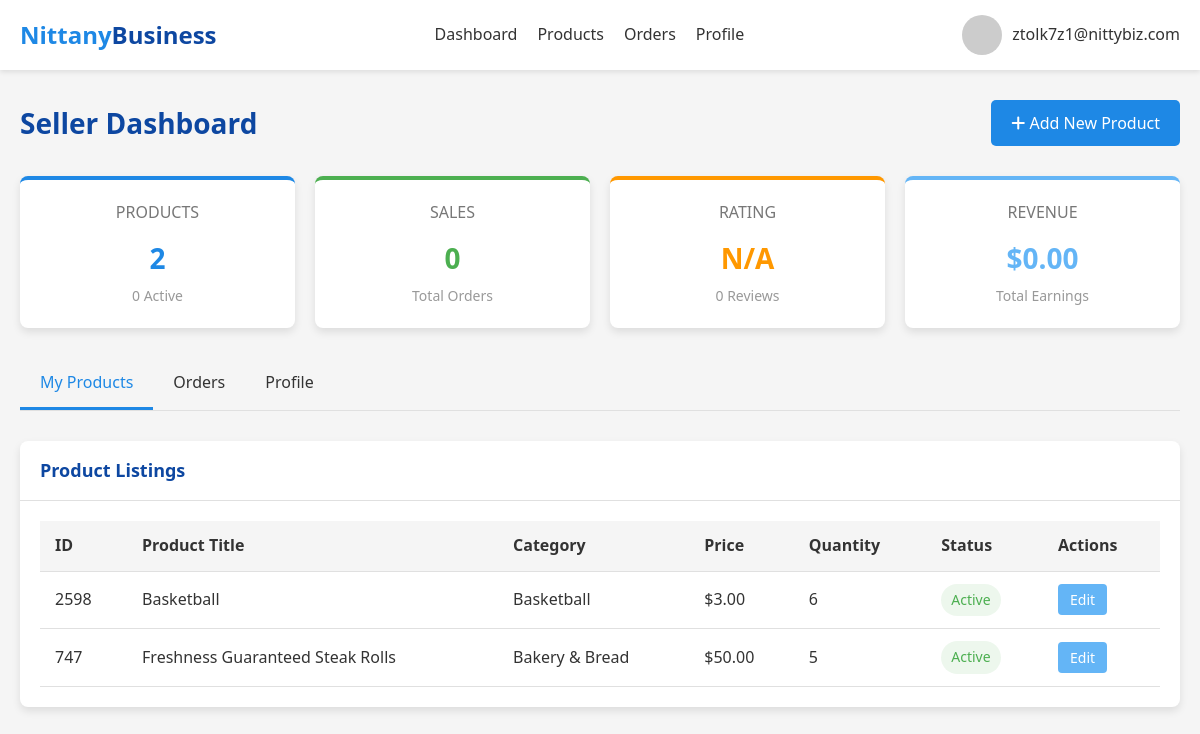
/seller_dashboard (signed in), run on an earlier commit of the app's database.
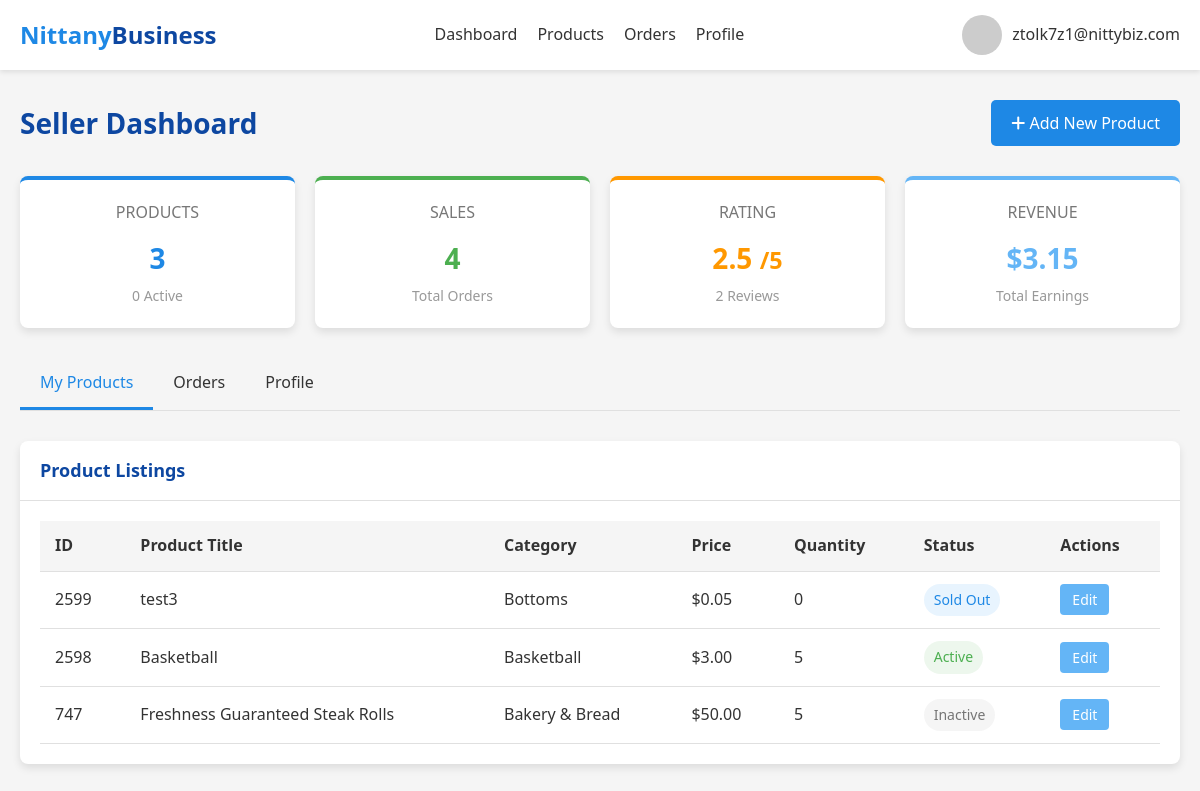
And on a later commit of the database.
### tables this page shows
CREATE TABLE Product_Listings (
    seller_email TEXT,
    listing_id INTEGER,
    category TEXT NOT NULL,
    product_title TEXT NOT NULL,
    product_name TEXT NOT NULL,
    product_description TEXT,
    quantity INTEGER NOT NULL,
    product_price REAL NOT NULL,
    status TEXT NOT NULL,
    PRIMARY KEY (seller_email, listing_id),
    FOREIGN KEY (seller_email) REFERENCES Sellers(email),
    FOREIGN KEY (category) REFERENCES Categories(category_name)
);

### app.py (the view)
@app.route('/seller_dashboard')
def seller_dashboard():
    if 'user_email' not in session:
        return redirect(url_for('login'))
    if session['user_type'] != 'seller':
        return redirect(url_for('dashboard'))
    conn = get_db_connection()
    seller = conn.execute(
        'SELECT * FROM Sellers WHERE email = ?',
        (session['user_email'],)
    ).fetchone()
    address = None
    if seller and seller['business_address_id']:
        address = conn.execute(
            '''SELECT a.*, z.city, z.state
               FROM Address a
               JOIN Zipcode_Info z ON a.zipcode = z.zipcode
               WHERE a.address_id = ?''',
            (seller['business_address_id'],)
        ).fetchone()
    products = conn.execute(
        '''SELECT * FROM Product_Listings
           WHERE Seller_Email = ?
           ORDER BY Listing_ID DESC''',
        (session['user_email'],)
    ).fetchall()
    product_count = len(products)
    active_product_count = sum(1 for p in products if p['Status'] == 1)
    orders = conn.execute(
        '''SELECT o.*, pl.Product_Title, pl.Product_Description, pl.Product_Price, b.email as buyer_email
           FROM Orders o
           JOIN Product_Listings pl ON o.Listing_ID = pl.Listing_ID
           JOIN Buyer b ON o.Buyer_Email = b.email
           WHERE o.Seller_Email = ?
           ORDER BY o.Date DESC''',
        (session['user_email'],)
    ).fetchall()
    order_count = len(orders)
    total_revenue = sum(float(o['Product_Price']) * int(o['Quantity']) for o in orders)
    avg_rating_result = conn.execute(
        '''SELECT AVG(r.Rating) as avg_rating, COUNT(r.Rating) as review_count
           FROM Reviews r
           JOIN Orders o ON r.Order_ID = o.Order_ID
           WHERE o.Seller_Email = ?''',
        (session['user_email'],)
    ).fetchone()
    avg_rating = avg_rating_result['avg_rating'] if avg_rating_result and avg_rating_result['avg_rating'] is not None else None
    review_count = avg_rating_result['review_count'] if avg_rating_result else 0
    categories = conn.execute(
        'SELECT category_name FROM Categories ORDER BY category_name'
    ).fetchall()
    conn.close()
    active_tab = request.args.get('tab', 'products')
    return render_template(
        'seller_dashboard.html',
        user_email=session['user_email'],
        user_type=session['user_type'],
        seller=seller,
        address=address,
        products=products,
        orders=orders,
        categories=categories,
        product_count=product_count,
        active_product_count=active_product_count,
        order_count=order_count,
        total_revenue=total_revenue,
        avg_rating=avg_rating,
        review_count=review_count,
        active_tab=active_tab
    )

### app.py (called while the page is built)
def get_db_connection():
    conn = sqlite3.connect(app.config['DATABASE'])
    conn.row_factory = sqlite3.Row
    return conn

### templates/seller_dashboard.html (shortened to what this page needs)
<!DOCTYPE html>
<html lang="en">
<head>
    <link rel="stylesheet" href="https://cdnjs.cloudflare.com/ajax/libs/font-awesome/6.4.0/css/all.min.css">
</head>
<body>
    <header>
        <div class="container">
            <nav class="navbar">
                <a href="/" class="logo">Nittany<span>Business</span></a>
                <div class="nav-links">
                    <a href="/seller_dashboard">Dashboard</a>
                    <a href="/seller_dashboard?tab=products">Products</a>
                    <a href="/seller_dashboard?tab=orders">Orders</a>
                    <a href="/seller_dashboard?tab=profile">Profile</a>
                </div>
                <div class="user-menu">
                    <img src="/static/images/user-default.jpg" alt="User Avatar"
                        onerror="this.onerror=null;this.src='https://placehold.co/40x40/0d47a1/ffffff?text=User';">
                    <span>{{ user_email }}</span>
                </div>
            </nav>
        </div>
    </header>
    <main>
        <div class="container">
            <div class="dashboard-header">
                <h1>Seller Dashboard</h1>
                <button class="btn btn-primary add-product-btn" onclick="openAddProductModal()">
                    <i class="fas fa-plus"></i> Add New Product
                </button>
            </div>
            <div class="summary-grid">
                <div class="summary-card products">
                    <div class="title">PRODUCTS</div>
                    <div class="value">{{ product_count }}</div>
                    <div class="subtitle">{{ active_product_count }} Active</div>
                </div>
                <div class="summary-card sales">
                    <div class="title">SALES</div>
                    <div class="value">{{ order_count }}</div>
                    <div class="subtitle">Total Orders</div>
                </div>
                <div class="summary-card rating">
                    <div class="title">RATING</div>
                    <div class="value">
                        {{ "%.1f"|format(avg_rating) if avg_rating else "N/A" }}
                        {% if avg_rating %}
                        <small>/5</small>
                        {% endif %}
                    </div>
                    <div class="subtitle">{{ review_count }} Reviews</div>
                </div>
                <div class="summary-card revenue">
                    <div class="title">REVENUE</div>
                    <div class="value">${{ "%.2f"|format(total_revenue) }}</div>
                    <div class="subtitle">Total Earnings</div>
                </div>
            </div>
            <div class="tabs">
                <div class="tab {% if active_tab == 'products' %}active{% endif %}" data-tab="products">My Products
                </div>
                <div class="tab {% if active_tab == 'orders' %}active{% endif %}" data-tab="orders">Orders</div>
                <div class="tab {% if active_tab == 'profile' %}active{% endif %}" data-tab="profile">Profile</div>
            </div>
            <div class="tab-content {% if active_tab == 'products' %}active{% endif %}" id="products-content">
                <div class="card">
                    <div class="card-header">
                        <h2>Product Listings</h2>
                    </div>
                    <div class="card-body">
                        {% if products %}
                        <table class="product-table">
                            <thead>
                                <tr>
                                    <th>ID</th>
                                    <th>Product Title</th>
                                    <th>Category</th>
                                    <th>Price</th>
                                    <th>Quantity</th>
                                    <th>Status</th>
                                    <th>Actions</th>
                                </tr>
                            </thead>
                            <tbody>
                                {% for product in products %}
                                <tr>
                                    <td>{{ product.Listing_ID }}</td>
                                    <td>{{ product.Product_Title }}</td>
                                    <td>{{ product.Category }}</td>
                                    <td>${{ "%.2f"|format(product.Product_Price) }}</td>
                                    <td>{{ product.Quantity }}</td>
                                    <td>
                                        {% if product.status == '1' %}
                                        <span class="product-status status-active">Active</span>
                                        {% elif product.status == '0' %}
                                        <span class="product-status status-inactive">Inactive</span>
                                        {% elif product.status == '2' %}
                                        <span class="product-status status-sold">Sold Out</span>
                                        {% else %}
                                        <span class="product-status status-inactive">Unknown ({{ product.status
                                            }})</span> {% endif %}
                                    </td>
                                    <td>
                                        <button class="action-btn edit-btn"
                                            onclick="openEditProductModal('{{ product.Listing_ID }}')">Edit</button>
                                    </td>
                                </tr>
                                {% endfor %}
                            </tbody>
                        </table>
                        {% endif %}
                    </div>
                </div>
            </div>
        </div>
    </main>
</body>
</html>

### templates/seller_dashboard.html (style rules this page uses)
:root { --primary-color: #1e88e5; --secondary-color: #0d47a1; --accent-color: #64b5f6; --success-color: #4caf50; --warning-color: #ff9800; --danger-color: #f44336; --text-color: #333; --light-bg: #f5f5f5; --card-shadow: 0 4px 8px rgba(0, 0, 0, 0.1); --hover-transition: all 0.3s ease; --border-color: #e0e0e0; }
* { margin: 0; padding: 0; box-sizing: border-box; font-family: 'Segoe UI', Tahoma, Geneva, Verdana, sans-serif; }
body { background-color: var(--light-bg); color: var(--text-color); line-height: 1.6; min-height: 100vh; display: flex; flex-direction: column; }
.container { max-width: 1200px; margin: 0 auto; padding: 0 20px; }
header { background-color: white; box-shadow: 0 2px 5px rgba(0, 0, 0, 0.1); position: sticky; top: 0; z-index: 100; }
.navbar { display: flex; justify-content: space-between; align-items: center; padding: 15px 0; }
.logo { font-size: 24px; font-weight: bold; color: var(--primary-color); text-decoration: none; }
.logo span { color: var(--secondary-color); }
.nav-links { display: flex; gap: 20px; }
.nav-links a { color: var(--text-color); text-decoration: none; font-weight: 500; transition: var(--hover-transition); }
.user-menu { position: relative; display: flex; align-items: center; cursor: pointer; }
.user-menu img { width: 40px; height: 40px; border-radius: 50%; margin-right: 10px; }
main { flex: 1; padding: 30px 0; }
.dashboard-header { display: flex; justify-content: space-between; align-items: center; margin-bottom: 30px; }
.dashboard-header h1 { font-size: 28px; color: var(--secondary-color); }
.tabs { display: flex; border-bottom: 1px solid var(--border-color); margin-bottom: 30px; }
.tab { padding: 12px 20px; cursor: pointer; border-bottom: 3px solid transparent; font-weight: 500; transition: var(--hover-transition); }
.tab.active { border-bottom-color: var(--primary-color); color: var(--primary-color); }
.tab-content { display: none; }
.tab-content.active { display: block; }
.card { background-color: white; border-radius: 8px; box-shadow: var(--card-shadow); margin-bottom: 20px; overflow: hidden; }
.card-header { padding: 15px 20px; border-bottom: 1px solid var(--border-color); display: flex; justify-content: space-between; align-items: center; }
.card-header h2 { font-size: 18px; color: var(--secondary-color); }
.card-body { padding: 20px; }
.summary-grid { display: grid; grid-template-columns: repeat(auto-fit, minmax(250px, 1fr)); gap: 20px; margin-bottom: 30px; }
.summary-card { background-color: white; border-radius: 8px; box-shadow: var(--card-shadow); padding: 20px; text-align: center; border-top: 4px solid var(--primary-color); }
.summary-card .title { font-size: 16px; color: #777; margin-bottom: 10px; }
.summary-card .value { font-size: 28px; font-weight: 700; color: var(--primary-color); margin-bottom: 5px; }
.summary-card .subtitle { font-size: 14px; color: #999; }
.summary-card.sales { border-top-color: var(--success-color); }
.summary-card.sales .value { color: var(--success-color); }
.summary-card.rating { border-top-color: var(--warning-color); }
.summary-card.rating .value { color: var(--warning-color); }
.summary-card.revenue { border-top-color: var(--accent-color); }
.summary-card.revenue .value { color: var(--accent-color); }
.product-table { width: 100%; border-collapse: collapse; }
.product-table th, .product-table td { padding: 12px 15px; text-align: left; border-bottom: 1px solid var(--border-color); }
.product-table th { background-color: var(--light-bg); font-weight: 600; }
.product-status { padding: 5px 10px; border-radius: 20px; font-size: 14px; font-weight: 500; display: inline-block; text-align: center; }
.status-active { background-color: rgba(76, 175, 80, 0.1); color: var(--success-color); }
.status-inactive { background-color: rgba(158, 158, 158, 0.1); color: #757575; }
.status-sold { background-color: rgba(33, 150, 243, 0.1); color: var(--primary-color); }
.action-btn { padding: 6px 12px; border-radius: 4px; font-size: 14px; font-weight: 500; cursor: pointer; transition: var(--hover-transition); border: none; color: white; margin-right: 5px; }
.edit-btn { background-color: var(--accent-color); }
.btn { padding: 12px 20px; border-radius: 5px; font-weight: 500; cursor: pointer; transition: var(--hover-transition); text-decoration: none; display: inline-block; font-size: 16px; }
.btn-primary { background-color: var(--primary-color); color: white; border: none; }

What changed in the data, as far as the page shows it:
added Product_Listings: Listing_ID "2599", Product_Title "test3", Category "Bottoms", Product_Price "0.05", Quantity "0", status "Sold Out"
changed Product_Listings "Basketball": Quantity "6" → "5"
changed Product_Listings "Freshness Guaranteed Steak Rolls": status "Active" → "Inactive"
Also different on the page:
{{ product_count }}: "2" → "3"
{{ order_count }}: "0" → "4"
{{ "%.1f"|format(avg_rating) if avg_rating else "N/A" }}: "N/A" → "2.5"
{{ review_count }}: "0" → "2"
{{ "%.2f"|format(total_revenue) }}: "0.00" → "3.15"
text now shown: "/5"
